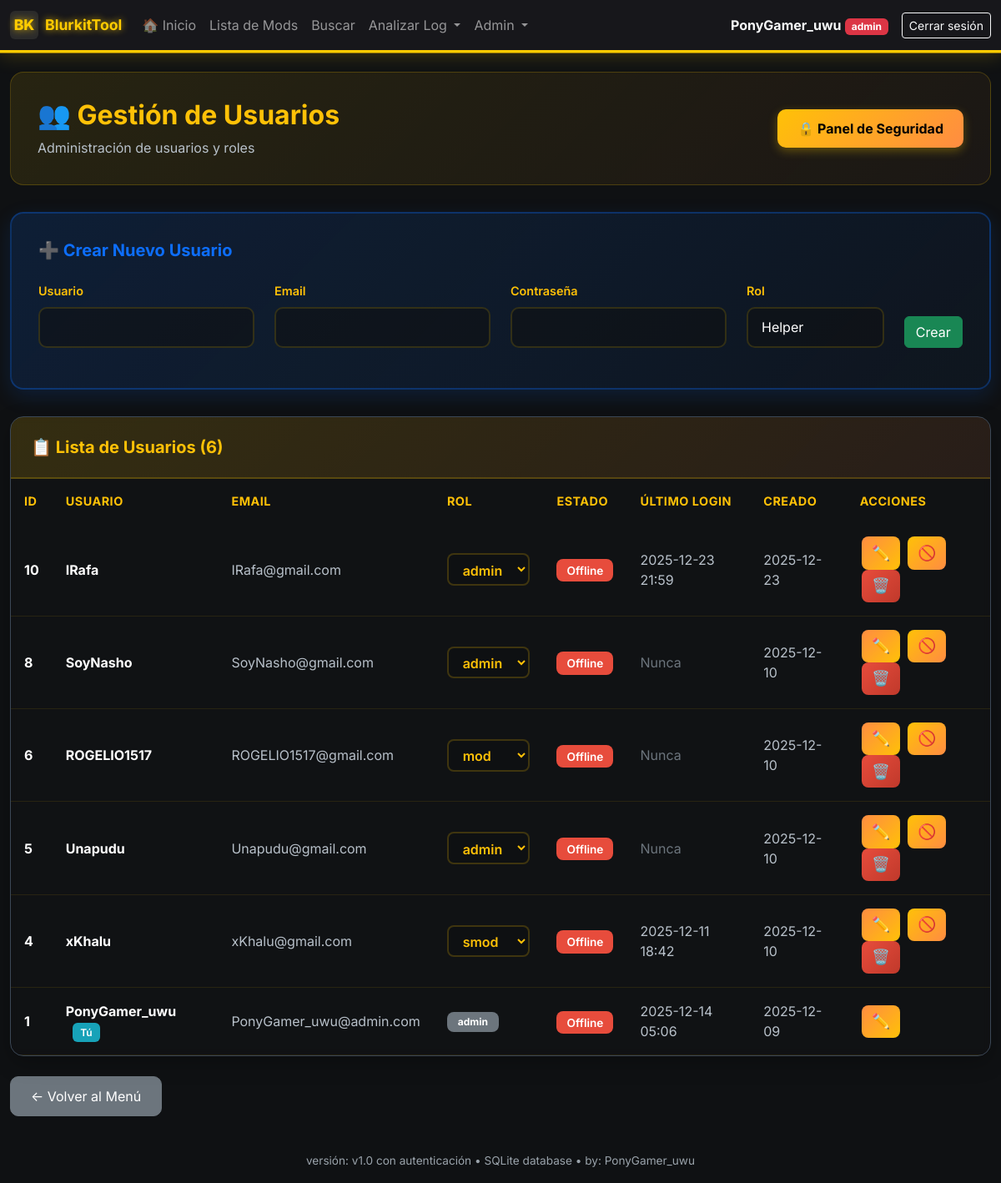
/admin/users (signed in), run on an earlier commit of the app's database.
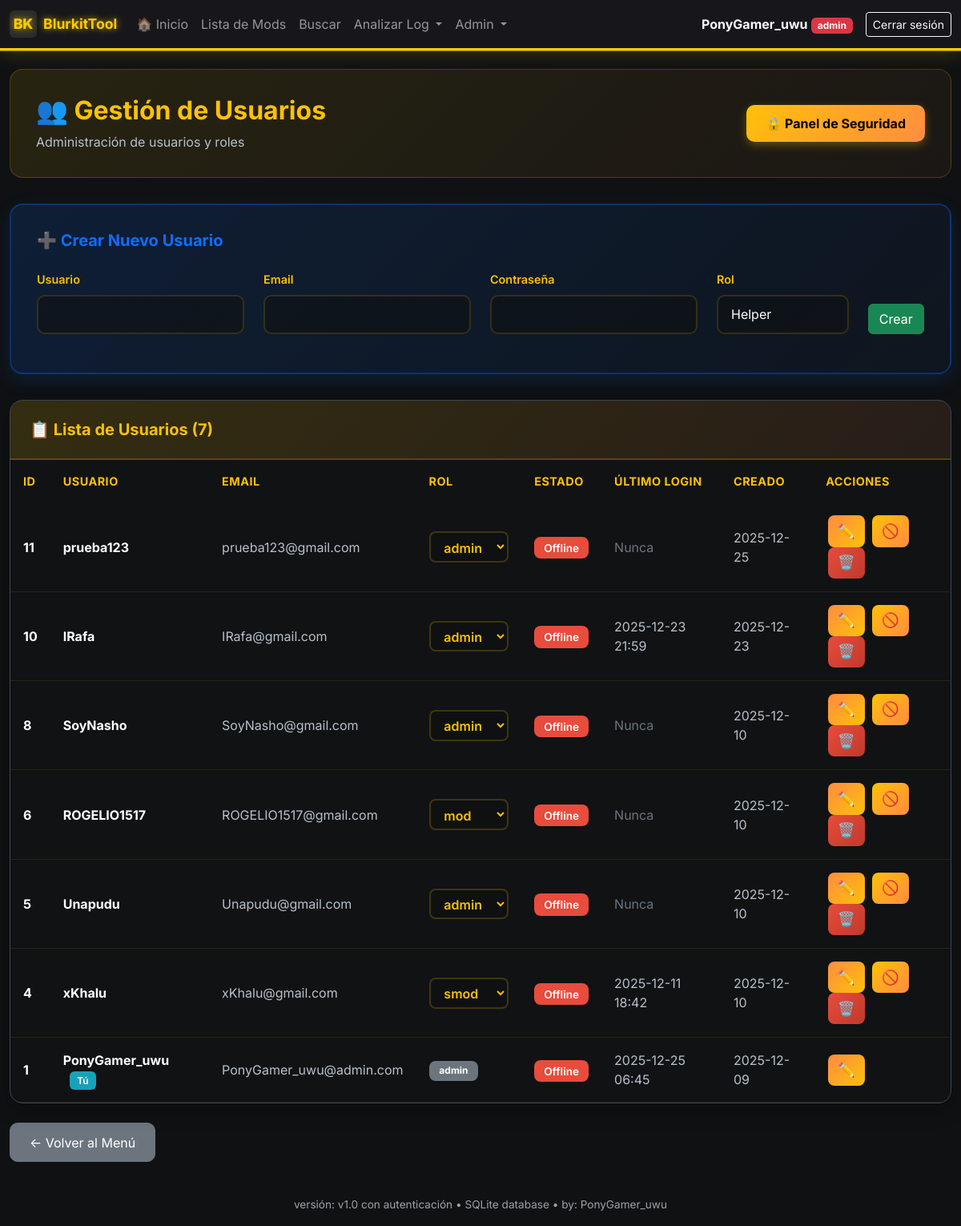
And on a later commit of the database.
### models.py (models this page shows, shortened)
class User(UserMixin, db.Model):
    __tablename__ = 'users'
    id = db.Column(db.Integer, primary_key=True)
    username = db.Column(db.String(80), unique=True, nullable=False, index=True)
    email = db.Column(db.String(120), unique=True, nullable=False, index=True)
    password_hash = db.Column(db.String(255), nullable=False)
    role = db.Column(db.String(20), nullable=False, default='helper')  # helper, mod, smod, admin
    is_active = db.Column(db.Boolean, default=True, nullable=False)
    created_at = db.Column(db.DateTime, default=datetime.utcnow, nullable=False)
    last_login = db.Column(db.DateTime)
    def has_role(self, *roles):
        return self.role in roles
    def is_admin(self):
        return self.role == 'admin'

### app.py (the view)
@app.route('/admin/users')
@smod_required
def admin_users():
    users = User.query.order_by(User.created_at.desc()).all()
    now = time()
    users_with_status = []
    for user in users:
        last_seen = online_users.get(user.username)
        is_online = last_seen is not None and (now - last_seen) < ONLINE_TIMEOUT
        users_with_status.append((user, is_online))
    return render_template('admin_users.html', users=users_with_status)

### app.py (called while the page is built)
@login_manager.user_loader
def load_user(user_id):
    try:
        return db.session.get(User, int(user_id))
    except:
        return None

@app.before_request
def restore_session_history():
    if current_user.is_authenticated:
        user_key = current_user.username
        if 'logs_history' in session and user_key not in logs_history:
            logs_history[user_key] = session.get('logs_history', [])
        session.permanent = True

@app.before_request
def force_logout_on_render():
    if os.environ.get('FLASK_ENV') == 'production' and not logout_flag['done']:
        if request.endpoint and not request.endpoint.startswith(('login', 'static', 'auth', 'admin_create_user')) and current_user.is_authenticated:
            logout_flag['done'] = True  # Mover antes del redirect para evitar doble logout
            session.clear()
            logout_user()
            flash('Por seguridad, vuelve a iniciar sesión.', 'info')
            return redirect(url_for('login'))

@app.after_request
def set_security_headers(response):
    response.headers['X-Frame-Options'] = 'SAMEORIGIN'
    response.headers['X-Content-Type-Options'] = 'nosniff'
    response.headers['X-XSS-Protection'] = '1; mode=block'
    response.headers['Referrer-Policy'] = 'strict-origin-when-cross-origin'
    if os.environ.get('FLASK_ENV') == 'production':
        response.headers['Content-Security-Policy'] = "default-src 'self'; script-src 'self' 'unsafe-inline' https://cdn.jsdelivr.net; style-src 'self' 'unsafe-inline' https://cdn.jsdelivr.net; img-src 'self' data:; font-src 'self' https://cdn.jsdelivr.net"
    return response

### auth.py (called while the page is built)
def roles_required(*roles):
    def decorator(f):
        @wraps(f)
        def decorated_function(*args, **kwargs):
            if not current_user.is_authenticated:
                flash('Por favor inicia sesión para acceder a esta página.', 'warning')
                return redirect(url_for('login'))
            if not current_user.has_role(*roles):
                abort(403)
            return f(*args, **kwargs)
        return decorated_function
    return decorator

### templates/admin_users.html (shortened to what this page needs)
{% extends "base.html" %}
{% block content %}
<div class="container-main mt-4">
    <div class="admin-header">
        <div class="d-flex justify-content-between align-items-center">
            <div>
                <h2>👥 Gestión de Usuarios</h2>
                <p>Administración de usuarios y roles</p>
            </div>
            {% if current_user.is_admin() %}
            <a href="{{ url_for('admin_security') }}" class="btn btn-security">
                🔒 Panel de Seguridad
            </a>
            {% endif %}
        </div>
    </div>
    <div class="create-user-card">
        <h5>➕ Crear Nuevo Usuario</h5>
        <div>
            <form method="POST" action="{{ url_for('admin_create_user') }}">
                <div class="row">
                    <div class="col-md-3">
                        <div class="mb-3">
                            <label for="username" class="form-label">Usuario</label>
                            <input type="text" class="form-control" id="username" name="username" required>
                        </div>
                    </div>
                    <div class="col-md-3">
                        <div class="mb-3">
                            <label for="email" class="form-label">Email</label>
                            <input type="email" class="form-control" id="email" name="email" required>
                        </div>
                    </div>
                    <div class="col-md-3">
                        <div class="mb-3">
                            <label for="password" class="form-label">Contraseña</label>
                            <input type="password" class="form-control" id="password" name="password" required>
                        </div>
                    </div>
                    <div class="col-md-2">
                        <div class="mb-3">
                            <label for="role" class="form-label">Rol</label>
                            <select class="form-select" id="role" name="role" required>
                                <option value="helper">Helper</option>
                            </select>
                        </div>
                    </div>
                    <div class="col-md-1 d-flex align-items-end">
                        <button type="submit" class="btn btn-success w-100 mb-3">Crear</button>
                    </div>
                </div>
            </form>
        </div>
    </div>
    <div class="users-table-card">
        <div class="users-table-header">
            <h5>📋 Lista de Usuarios ({{ users|length }})</h5>
        </div>
        <div class="table-responsive">
            <table class="table mb-0">
                <thead>
                    <tr>
                        <th>ID</th>
                        <th>Usuario</th>
                        <th>Email</th>
                        <th>Rol</th>
                        <th>Estado</th>
                        <th>Último login</th>
                        <th>Creado</th>
                        <th>Acciones</th>
                    </tr>
                </thead>
                <tbody>
                        {% for item in users %}
                        {% if item is iterable and item|length == 2 %}
                            {% set user = item[0] %}
                            {% set is_online = item[1] %}
                        {% else %}
                            {% set user = item %}
                            {% set is_online = false %}
                        {% endif %}
                        <tr {% if not user.is_active %}style="opacity: 0.6;"{% endif %}>
                            <td><strong style="color: #ffffff;">{{ user.id }}</strong></td>
                            <td>
                                <strong style="color: #ffffff;">{{ user.username }}</strong>
                                {% if user.id == current_user.id %}
                                <span class="badge-you">Tú</span>
                                {% endif %}
                            </td>
                            <td style="color: #b8c1ca;">{{ user.email }}</td>
                            <td>
                                {% if user.id == current_user.id %}
                                <span class="badge bg-secondary" style="padding: 0.4rem 0.8rem; border-radius: 8px;">{{ user.role }}</span>
                                {% else %}
                                <form method="POST" action="{{ url_for('admin_change_role', user_id=user.id) }}" class="d-inline">
                                    <select name="role" class="form-select-role" onchange="this.form.submit()">
                                        <option value="mod" {% if user.role == 'mod' %}selected{% endif %}>mod</option>
                                        <option value="smod" {% if user.role == 'smod' %}selected{% endif %}>smod</option>
                                        <option value="admin" {% if user.role == 'admin' %}selected{% endif %}>admin</option>
                                    </select>
                                </form>
                                {% endif %}
                            </td>
                            <td>
                                {% if is_online %}
                                <span class="badge-active" style="background-color: #28a745;">🟢 Online</span>
                                {% elif user.is_active %}
                                <span class="badge-inactive">Offline</span>
                                {% else %}
                                <span class="badge-inactive">Inactivo</span>
                                {% endif %}
                            </td>
                            <td style="color: #b8c1ca;">
                                {% if user.last_login %}
                                {{ user.last_login.strftime('%Y-%m-%d %H:%M') }}
                                {% else %}
                                <span style="color: #6c757d;">Nunca</span>
                                {% endif %}
                            </td>
                            <td style="color: #b8c1ca;">{{ user.created_at.strftime('%Y-%m-%d') }}</td>
                            <td>
                                <button type="button" class="btn btn-action btn-edit" title="Editar"
                                        data-bs-toggle="modal" data-bs-target="#editModal{{ user.id }}">
                                    ✏️
                                </button>
                                {% if user.id != current_user.id %}
                                <form method="POST" action="{{ url_for('admin_toggle_user', user_id=user.id) }}" class="d-inline">
                                    {% if user.is_active %}
                                    <button type="submit" class="btn btn-action btn-kick" title="Kick (desactivar)">
                                        🚫
                                    </button>
                                    {% else %}
                                    <button type="submit" class="btn btn-action btn-activate" title="Activar">
                                        ✓
                                    </button>
                                    {% endif %}
                                </form>
                                <form method="POST" action="{{ url_for('admin_delete_user', user_id=user.id) }}" class="d-inline"
                                      onsubmit="return confirm('¿Banear y eliminar usuario {{ user.username }}?')">
                                    <button type="submit" class="btn btn-action btn-delete" title="Ban (eliminar)">
                                        🗑️
                                    </button>
                                </form>
                                {% endif %}
                            </td>
                        </tr>
                        {% endfor %}
                    </tbody>
                </table>
            </div>
        </div>
    </div>
    <div class="mt-4">
        <a href="{{ url_for('menu') }}" class="btn btn-secondary" style="border-radius: 10px; padding: 0.7rem 1.5rem;">← Volver al Menú</a>
    </div>
{% endblock %}

### templates/base.html (shortened to what this page needs)
<!doctype html>
<html lang="es">
  <head>
    <link href="https://cdn.jsdelivr.net/npm/bootstrap@5.3.2/dist/css/bootstrap.min.css" rel="stylesheet">
    <link rel="stylesheet" href="{{ url_for('static', filename='style.css') }}">
  </head>
  <body>
    <nav class="navbar navbar-expand-lg navbar-dark">
      <div class="container container-main">
        <a class="navbar-brand d-flex align-items-center" href="{{ url_for('menu') if current_user.is_authenticated else url_for('home') }}">
          <div style="width:34px;height:34px;background:#2b2b2b;border-radius:6px;display:flex;align-items:center;justify-content:center;margin-right:8px;font-weight:800;color:var(--accent)">BK</div>
          <div>
            BlurkitTool
          </div>
        </a>
        {% if current_user.is_authenticated %}
        <div class="collapse navbar-collapse" id="navbarNav">
          <ul class="navbar-nav me-auto">
            <li class="nav-item">
              <a class="nav-link" href="{{ url_for('home') }}">🏠 Inicio</a>
            </li>
            {% if request.endpoint != 'menu' %}
            <li class="nav-item">
              <a class="nav-link" href="{{ url_for('index') }}">Lista de Mods</a>
            </li>
            <li class="nav-item">
              <a class="nav-link" href="{{ url_for('search') }}">Buscar</a>
            </li>
            <li class="nav-item dropdown">
              <a class="nav-link dropdown-toggle" href="#" id="analyzeDropdown" role="button" data-bs-toggle="dropdown">
                Analizar Log
              </a>
            </li>
            {% if current_user.is_admin() %}
            <li class="nav-item dropdown">
              <a class="nav-link dropdown-toggle" href="#" id="adminDropdown" role="button" data-bs-toggle="dropdown">
                Admin
              </a>
            </li>
            {% endif %}
            {% endif %}
          </ul>
          <div class="d-flex align-items-center ms-auto">
            <span class="text-light me-3">
              <strong>{{ current_user.username }}</strong>
              <span class="badge
                {% if current_user.role == 'admin' %}bg-danger
                {% elif current_user.role == 'smod' %}bg-primary
                {% elif current_user.role == 'mod' %}bg-success
                {% else %}bg-info{% endif %}">
                {{ current_user.role }}
              </span>
            </span>
            <a class="btn btn-sm btn-outline-light" href="{{ url_for('logout') }}">Cerrar sesión</a>
          </div>
        </div>
        {% endif %}
      </div>
    </nav>
    <main class="container container-main my-4">
      {% block content %}{% endblock %}
    </main>
    <footer class="container container-main text-center py-3">
      <span class="footer-note">versión: v1.0 con autenticación • SQLite database • by: PonyGamer_uwu</span>
    </footer>
  </body>
</html>

### static/style.css (style rules this page uses)
:root { --bg:#0f1113; --panel:#17181a; --muted:#9aa3ab; --accent:#ffcc00; --good:#2ecc71; --bad:#e74c3c; --card-border: rgba(255,255,255,0.04); --scroll-track: #0f1113; --scroll-thumb: #5a5f66; }
body { background: var(--bg); color: #e6eef3; font-family: 'Inter', system-ui, -apple-system, 'Segoe UI', Roboto, 'Helvetica Neue', Arial; }
* { scrollbar-width: thin; scrollbar-color: var(--scroll-thumb) var(--scroll-track); }
.navbar-brand { font-weight:700; font-size:1.1rem; color: #ffcc00 !important; text-shadow: 0 0 8px #ffcc00cc; }
.navbar { background: rgba(24, 24, 28, 0.98) !important; box-shadow: 0 4px 24px 0 #ffcc0033, 0 1.5px 0 #ffcc00; border-bottom: 2px solid #ffcc00; z-index: 1002; position: relative; }
.container-main { max-width:1500px; margin:0 auto; }
.footer-note { color:var(--muted); font-size:0.85rem; }

### templates/base.html (style rules this page uses)
.table { --bs-table-bg: transparent; --bs-table-border-color: rgba(255, 204, 0, 0.1); }
.table>:not(caption)>*>* { background-color: transparent !important; box-shadow: none !important; }
.table-responsive { background: transparent; }

What changed in the data, as far as the page shows it:
changed User "PonyGamer_uwu": last_login "2025-12-14 05:06" → "2025-12-25 06:45"
added User: id "11", username "prueba123", email "prueba123@gmail.com", role "admin", is_active "Offline", shows "Nunca", created_at "2025-12-25"
Also different on the page:
{{ users|length }}: "6" → "7"
